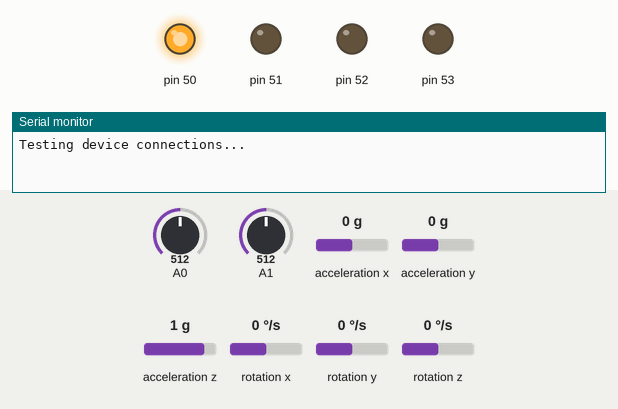
This sketch was run on a simulated Arduino Mega 2560, built with avr-gcc and run on an emulated ATmega2560. Shown: output pins drawn as LEDs (lit = HIGH), the last lines printed to the serial monitor. Dashed ring = blinking. The test bench sets the inputs (shaded band); at power-on: acceleration z 1 g, acceleration x 0 g, acceleration y 0 g, A0 = 512, A1 = 512, rotation x 0 °/s, rotation y 0 °/s, rotation z 0 °/s.

Above: at 0.01 s.
At 1.4 s:
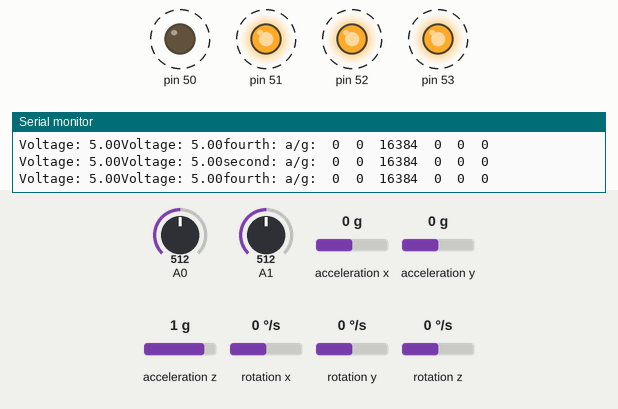
1.5 s: acceleration z set to 0 g
4.5 s: acceleration x set to -1.4 g
7.5 s: acceleration y set to 0.8 g
10.5 s: acceleration x set to 0.8 g
Timing chart, 0 to 14.5 s (numbered marks = the images above; inputs shaded):
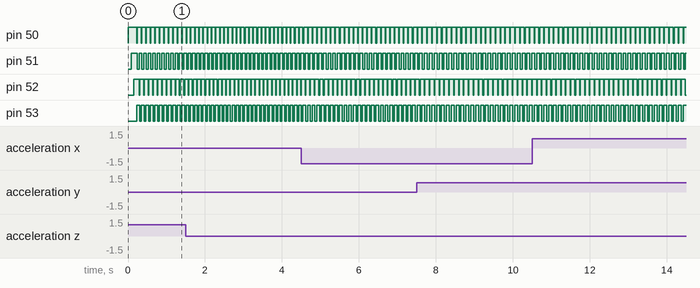

Measured:
- by itself, pin 50, pin 52: alternates HIGH for 0.11 s and LOW for 0.01 s
- by itself, pin 51, pin 53: alternates HIGH for 0.08 s and LOW for 0.05 s

The sketch:

combinePowerAndSensorsConversionGSerial.ino
```cpp
#include "Wire.h"
#include "I2Cdev.h"
#include "MPU6050.h"

//variables
MPU6050 accelgyro; //address used is 0x68
int counter = 0;
int16_t ax, ay, az, gx, gy, gz;
unsigned long prevMillis = 0;
float energy = 0;

void setup() {
  pinMode(A0, INPUT);
  pinMode(A1, INPUT);
  Serial3.begin(9600);

  // imu 1
  pinMode(50, OUTPUT);
  digitalWrite(50, LOW);
  Wire.begin();
  accelgyro.setXAccelOffset(-1750);
  accelgyro.setYAccelOffset(-1500);
  accelgyro.setZAccelOffset(1200);
  accelgyro.setXGyroOffset(-24); //check again?
  accelgyro.setYGyroOffset(-80); //check again?
  accelgyro.setZGyroOffset(63);

  // initialize serial communication
  Serial.begin(9600);

  //first imu
  accelgyro.initialize();
  Serial.println("Testing device connections...");
  Serial.println(accelgyro.testConnection() ? "MPU6050 first connection successful" : "MPU6050 first connection failed");
  Serial3.println("Testing device connections...");
  Serial3.println(accelgyro.testConnection() ? "MPU6050 first connection successful" : "MPU6050 first connection failed");

  //second imu
  pinMode(51, OUTPUT);
  digitalWrite(50, HIGH);
  digitalWrite(51, LOW);
  accelgyro.initialize();
  Serial.println("Testing device connections...");
  Serial.println(accelgyro.testConnection() ? "MPU6050 second connection successful" : "MPU6050 second connection failed");
  Serial3.println("Testing device connections...");
  Serial3.println(accelgyro.testConnection() ? "MPU6050 second connection successful" : "MPU6050 second connection failed");
  accelgyro.setXAccelOffset(-3839);
  accelgyro.setYAccelOffset(-231);
  accelgyro.setZAccelOffset(1240);
  accelgyro.setXGyroOffset(44);
  accelgyro.setYGyroOffset(33);
  accelgyro.setZGyroOffset(-35);

  //third imu
  pinMode(52, OUTPUT);
  digitalWrite(51, HIGH);
  digitalWrite(52, LOW);
  accelgyro.initialize();
  Serial.println("Testing device connections...");
  Serial.println(accelgyro.testConnection() ? "MPU6050 third connection successful" : "MPU6050 third connection failed");
  Serial3.println("Testing device connections...");
  Serial3.println(accelgyro.testConnection() ? "MPU6050 third connection successful" : "MPU6050 third connection failed");
  accelgyro.setXAccelOffset(-600);
  accelgyro.setYAccelOffset(-2152);
  accelgyro.setZAccelOffset(550);
  accelgyro.setXGyroOffset(-31);
  accelgyro.setYGyroOffset(-32);
  accelgyro.setZGyroOffset(0);

  //fourth imu
  pinMode(53, OUTPUT);
  digitalWrite(52, HIGH);
  digitalWrite(53, LOW);
  accelgyro.initialize();
  Serial.println("Testing device connections...");
  Serial.println(accelgyro.testConnection() ? "MPU6050 fourth connection successful" : "MPU6050 fourth connection failed");
  Serial3.println("Testing device connections...");
  Serial3.println(accelgyro.testConnection() ? "MPU6050 fourth connection successful" : "MPU6050 fourth connection failed");
  accelgyro.setXAccelOffset(-1025);
  accelgyro.setYAccelOffset(1279);
  accelgyro.setZAccelOffset(2047);
  accelgyro.setXGyroOffset(-96);
  accelgyro.setYGyroOffset(37);
  accelgyro.setZGyroOffset(-35);
}

void loop() {
  int voltage = analogRead(A0);
  //divide by 1023, multiply by 5V, multiply by 2 (because resistors same)
  Serial.print("Voltage: ");
  float realV = voltage / 1023.0 * 5 * 2;
  Serial.print(realV);

  float sensorValue = analogRead(A1);
  float sensor = (sensorValue * 5) / 1023; //Vo
  float current = (sensor) / (0.1 * 10) * 1000 * (3.5-0.35) + 0.35; //changing the range of current to 0.35A to 3.5A
  //Serial3.print(" and vout: ");
  //Serial3.print(sensorValue);
  //Serial.print("V; Current: ");
  //Serial.print(current);
  //Serial.print("mA; Power: ");

  float power = current * realV;
  //Serial.print(power);
  //Serial.print("mW; Energy: ");

  unsigned long currentMillis = millis();
  energy += power / 1000 * ((currentMillis - prevMillis) / 1000.0);
  //Serial.print(energy);
  //Serial.println("J");
  prevMillis = currentMillis;

  if (counter == 0) {
        digitalWrite(50, LOW);
        digitalWrite(51, HIGH);
        digitalWrite(52, HIGH);
        digitalWrite(53, HIGH);
        //Serial.print("first: ");
        Serial3.print("first: ");
  } else if (counter == 1) {
        digitalWrite(50, HIGH);
        digitalWrite(51, LOW);
        digitalWrite(52, HIGH);
        digitalWrite(53, HIGH);
        Serial.print("second: ");
        Serial3.print("second: ");
  } else if (counter == 2) {
        digitalWrite(50, HIGH);
        digitalWrite(51, HIGH);
        digitalWrite(52, LOW);
        digitalWrite(53, HIGH);
        //Serial.print("third: ");
        Serial3.print("third: ");
  } else {
        digitalWrite(50, HIGH);
        digitalWrite(51, HIGH);
        digitalWrite(52, HIGH);
        digitalWrite(53, LOW);
        Serial.print("fourth: ");
        Serial3.print("fourth: ");
  }

    accelgyro.getAcceleration(&ax, &ay, &az);
    accelgyro.getRotation(&gx, &gy, &gz);

    //accelerometer with +/- 2g
    float accConverter = 4.0 / 65545; //range is -2 to 2 over 16 bit range
    float convertedax = ax * accConverter;
    float converteday = ay * accConverter;
    float convertedaz = az * accConverter;
    //gyrometer with +/- 250 degrees/sec
    float gyroConverter = 500.0 / 65545; //range is -250 to 250 over 16 bit range
    int16_t convertedgx = gx * gyroConverter;
    int16_t convertedgy = gy * gyroConverter;
    int16_t convertedgz = gz * gyroConverter;

    if (counter == 1 || counter == 3) {
    Serial.print("a/g:\t");
    Serial.print(ax); Serial.print("\t");
    Serial.print(ay); Serial.print("\t");
    Serial.print(az); Serial.print("\t");
    Serial.print(gx); Serial.print("\t");
    Serial.print(gy); Serial.print("\t");
    Serial.println(gz);
    }
/*
    Serial.print("a/g (in g and degrees):\t");
    Serial.print(convertedax); Serial.print("g\t");
    Serial.print(converteday); Serial.print("g\t");
    Serial.print(convertedaz); Serial.print("g\t");
    Serial.print(convertedgx); Serial.print("deg\t");
    Serial.print(convertedgy); Serial.print("deg\t");
    Serial.print(convertedgz); Serial.println("deg");*/
  /*
    Serial3.print("a/g:\t");
    Serial3.print(ax); Serial3.print("\t");
    Serial3.print(ay); Serial3.print("\t");
    Serial3.print(az); Serial3.print("\t");
    Serial3.print(gx); Serial3.print("\t");
    Serial3.print(gy); Serial3.print("\t");
    Serial3.println(gz);

    Serial3.print("a/g (in g and degrees):\t");
    Serial3.print(convertedax); Serial3.print("\t");
    Serial3.print(converteday); Serial3.print("\t");
    Serial3.print(convertedaz); Serial3.print("\t");
    Serial3.print(convertedgx); Serial3.print("\t");
    Serial3.print(convertedgy); Serial3.print("\t");
    Serial3.println(convertedgz); */

  counter = (counter + 1) % 4;
  delay(10);
}
```
